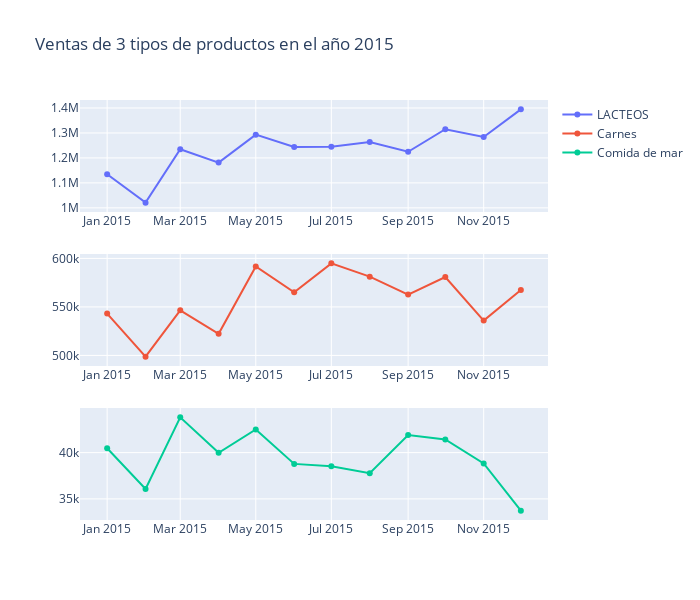

Write notebook code for a chart like this one.
### Code cell
fig = make_subplots(rows=3, cols=1)

fig.append_trace(
    go.Scatter(
        x=df.index.values,
        y= df['DAIRY'],
        name = 'LACTEOS' 
    ),
    row = 1, col =1
)

fig.append_trace(
    go.Scatter(
        x=df.index.values,
        y= df['MEATS'],
        name = 'Carnes' 
    ),
    row = 2, col =1
)

fig.append_trace(
    go.Scatter(
        x=df.index.values,
        y= df['SEAFOOD'],
        name = 'Comida de mar' 
    ),
    row = 3, col =1
)

fig.update_layout(
    height = 600,
    width = 700,
    title_text = 'Ventas de 3 tipos de productos en el año 2015'
)
fig.show()

### Figure 1 — Plotly figure (JSON) as saved in the notebook; plotly's stock layout.template omitted (floating-point values rounded to 4 significant figures)
{"data": [{"name": "LACTEOS", "type": "scatter", "x": ["2015-01", "2015-02", "2015-03", "2015-04", "2015-05", "2015-06", "2015-07", "2015-08", "2015-09", "2015-10", "2015-11", "2015-12"], "xaxis": "x", "y": [1134521, 1020747, 1234851, 1181180, 1293308, 1243588, 1244815, 1263428, 1224619, 1314827, 1283672, 1394582], "yaxis": "y"}, {"name": "Carnes", "type": "scatter", "x": ["2015-01", "2015-02", "2015-03", "2015-04", "2015-05", "2015-06", "2015-07", "2015-08", "2015-09", "2015-10", "2015-11", "2015-12"], "xaxis": "x2", "y": [543100.0, 498700.0, 546500.0, 522300.0, 591700.0, 565000.0, 594900.0, 581200.0, 562700.0, 580800.0, 535900.0, 567400.0], "yaxis": "y2"}, {"name": "Comida de mar", "type": "scatter", "x": ["2015-01", "2015-02", "2015-03", "2015-04", "2015-05", "2015-06", "2015-07", "2015-08", "2015-09", "2015-10", "2015-11", "2015-12"], "xaxis": "x3", "y": [40470.0, 36070.0, 43810.0, 39980.0, 42510.0, 38780.0, 38540.0, 37770.0, 41910.0, 41420.0, 38820.0, 33730.0], "yaxis": "y3"}], "layout": {"height": 600, "title": {"text": "Ventas de 3 tipos de productos en el año 2015"}, "width": 700, "xaxis": {"anchor": "y", "autorange": true, "domain": [0, 1], "range": ["2014-12-10 00:41:00.0884", "2015-12-22 23:18:59.9116"], "type": "date"}, "xaxis2": {"anchor": "y2", "autorange": true, "domain": [0, 1], "range": ["2014-12-10 00:41:00.0884", "2015-12-22 23:18:59.9116"], "type": "date"}, "xaxis3": {"anchor": "y3", "autorange": true, "domain": [0, 1], "range": ["2014-12-10 00:41:00.0884", "2015-12-22 23:18:59.9116"], "type": "date"}, "yaxis": {"anchor": "x", "autorange": true, "domain": [0.7333, 1], "range": [983300.0, 1432000.0], "type": "linear"}, "yaxis2": {"anchor": "x2", "autorange": true, "domain": [0.3667, 0.6333], "range": [489100.0, 604500.0], "type": "linear"}, "yaxis3": {"anchor": "x3", "autorange": true, "domain": [0, 0.2667], "range": [32720.0, 44820.0], "type": "linear"}}}
